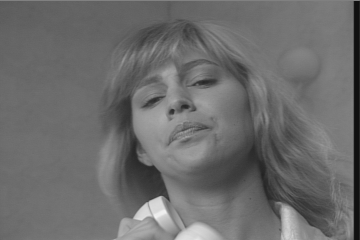
#> input picture LabWork_2/susie.png, 360 x 240 px
$ python hist_comp_susie.py
#> lines starting #> are read from the running program, lines starting #| are printed output that depends on the picture
from __future__ import print_function
from __future__ import division
import cv2 as cv
import numpy as np
import argparse
parser = argparse.ArgumentParser(description='Code for Histogram Calculation tutorial.')
parser.add_argument('--input', help='Path to input image.', default='susie.png')
args = parser.parse_args()
src = cv.imread(cv.samples.findFile(args.input))
#> src is the input picture: shape (240, 360, 3); min 16, max 242, mean 108.2
if src is None:
    print('Could not open or find the image:', args.input)
    exit(0)
bgr_planes = cv.split(src)
histSize = 256
histRange = (0, 256) # the upper boundary is exclusive
accumulate = False
b_hist = cv.calcHist(bgr_planes, [0], None, [histSize], histRange, accumulate=accumulate)
#> b_hist = 256 values, max 2975 at index 111, min 0 at index 0, mean 337.5
g_hist = cv.calcHist(bgr_planes, [1], None, [histSize], histRange, accumulate=accumulate)
#> g_hist has the same summary as b_hist
r_hist = cv.calcHist(bgr_planes, [2], None, [histSize], histRange, accumulate=accumulate)
#> r_hist has the same summary as b_hist
hist_w = 512
hist_h = 400
bin_w = int(round( hist_w/histSize ))
histImage = np.zeros((hist_h, hist_w, 3), dtype=np.uint8)
cv.normalize(b_hist, b_hist, alpha=0, beta=hist_h, norm_type=cv.NORM_MINMAX)
cv.normalize(g_hist, g_hist, alpha=0, beta=hist_h, norm_type=cv.NORM_MINMAX)
cv.normalize(r_hist, r_hist, alpha=0, beta=hist_h, norm_type=cv.NORM_MINMAX)
for i in range(1, histSize):
    cv.line(histImage, ( bin_w*(i-1), hist_h - int(np.round(b_hist[i-1])) ),( bin_w*(i), hist_h - int(np.round(b_hist[i])) ),( 255, 0, 0), thickness=2)
    cv.line(histImage, ( bin_w*(i-1), hist_h - int(np.round(g_hist[i-1])) ),( bin_w*(i), hist_h - int(np.round(g_hist[i])) ),( 0, 255, 0), thickness=2)
    cv.line(histImage, ( bin_w*(i-1), hist_h - int(np.round(r_hist[i-1])) ),( bin_w*(i), hist_h - int(np.round(r_hist[i])) ),( 0, 0, 255), thickness=2)
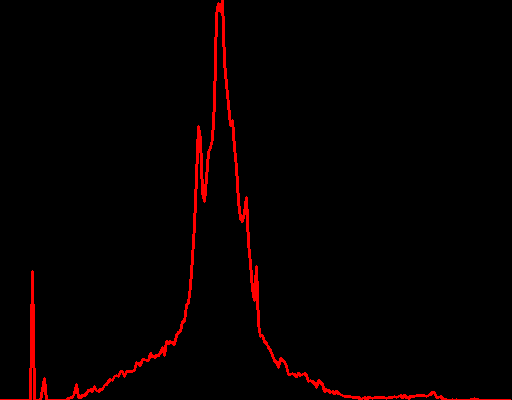
#> histImage: shape (400, 512, 3); mean of channels 0, 1, 2 0, 0, 6.1; drawn as B, G, R
cv.imshow('susie.png', src)
cv.imshow('susiehist', histImage)
cv.waitKey()

$ run again, with LabWork_2/chart_test.png copied over LabWork_2/susie.png
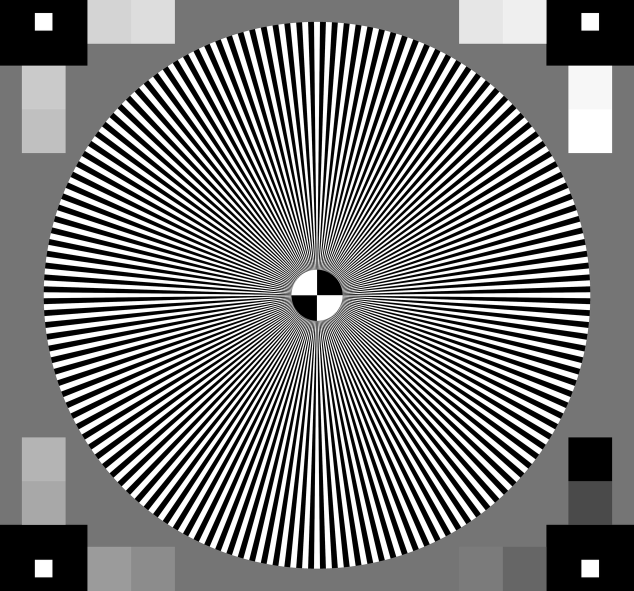
#> input picture LabWork_2/chart_test.png, 1268 x 1181 px (shown at 1/2 size)
#> src is the input picture: shape (1181, 1268, 3); min 0, max 255, mean 122.8
#> b_hist = 256 values, max 363335 at index 0, min 415 at index 174, mean 5849.6
#> g_hist has the same summary as b_hist
#> r_hist has the same summary as b_hist
#> after the loop `for i in range(1, histSize):`:
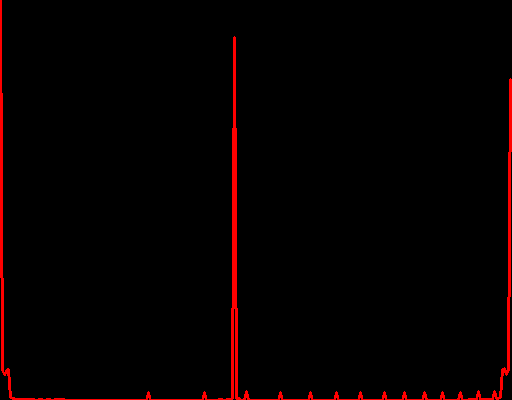
#> histImage: shape (400, 512, 3); mean of channels 0, 1, 2 0, 0, 6; drawn as B, G, R
